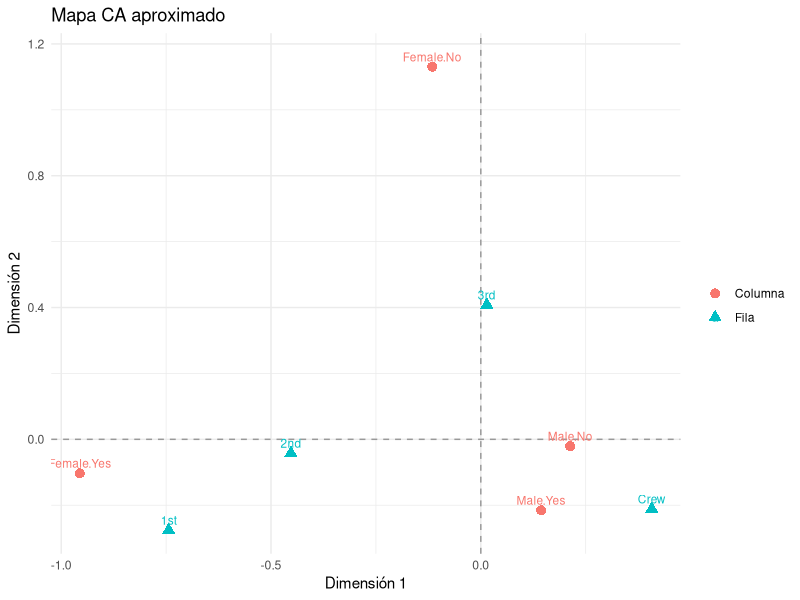

Write the R code that produced this figure.
## ---- chunk 1
#| label: setup
#| message: false
library(tidyverse)
library(knitr)
## ---- chunk 2
titanic <- as.data.frame(Titanic)
tab <- xtabs(Freq ~ Class + Survived, data = titanic)
kable(tab)
kable(round(prop.table(tab), 3))
## ---- chunk 3
chi <- chisq.test(tab)
chi
kable(round(chi$expected, 1))
## ---- chunk 4
kable(round(chi$residuals, 2))
## ---- chunk 5
perfiles_fila <- prop.table(tab, 1)
perfiles_col <- prop.table(tab, 2)
masas_fila <- prop.table(rowSums(tab))
masas_col <- prop.table(colSums(tab))

kable(round(perfiles_fila, 3), caption = "Perfiles fila")
kable(round(perfiles_col, 3), caption = "Perfiles columna")
tibble(fila = names(masas_fila), masa = round(as.numeric(masas_fila), 3)) |>
  kable(caption = "Masas fila")
tibble(columna = names(masas_col), masa = round(as.numeric(masas_col), 3)) |>
  kable(caption = "Masas columna")
## ---- chunk 6
P <- tab / sum(tab)
r <- rowSums(P)
c <- colSums(P)
perfil_f <- sweep(P, 1, r, "/")

chi2_dist_rows <- function(profiles, masses_col) {
  D <- matrix(0, nrow(profiles), nrow(profiles), dimnames = list(rownames(profiles), rownames(profiles)))
  for (i in seq_len(nrow(profiles))) {
    for (h in seq_len(nrow(profiles))) {
      D[i, h] <- sqrt(sum((profiles[i, ] - profiles[h, ])^2 / masses_col))
    }
  }
  D
}

kable(round(chi2_dist_rows(perfil_f, c), 3))
## ---- chunk 7
inercia_total <- as.numeric(chi$statistic) / sum(tab)
inercia_total
## ---- chunk 8
Dr_inv_sqrt <- diag(1 / sqrt(r))
Dc_inv_sqrt <- diag(1 / sqrt(c))
S <- Dr_inv_sqrt %*% (P - r %*% t(c)) %*% Dc_inv_sqrt
kable(round(S, 4))
## ---- chunk 9
sv <- svd(S)
row_coord <- diag(1 / sqrt(r)) %*% sv$u %*% diag(sv$d)
col_coord <- diag(1 / sqrt(c)) %*% sv$v %*% diag(sv$d)
rownames(row_coord) <- rownames(tab)
rownames(col_coord) <- colnames(tab)
colnames(row_coord) <- paste0("Dim", seq_len(ncol(row_coord)))
colnames(col_coord) <- paste0("Dim", seq_len(ncol(col_coord)))

tibble(dimension = paste0("Dim", seq_along(sv$d)), inercia = round(sv$d^2, 5)) |>
  kable()
kable(round(row_coord[, 1, drop = FALSE], 3), caption = "Coordenadas fila")
kable(round(col_coord[, 1, drop = FALSE], 3), caption = "Coordenadas columna")
## ---- chunk 10
tab2 <- xtabs(Freq ~ Class + interaction(Sex, Survived), data = titanic)
kable(tab2)
## ---- chunk 11
ca_manual <- function(tabla) {
  P <- tabla / sum(tabla)
  r <- rowSums(P)
  c <- colSums(P)
  S <- diag(1 / sqrt(r)) %*% (P - r %*% t(c)) %*% diag(1 / sqrt(c))
  sv <- svd(S)
  nf <- min(nrow(tabla) - 1, ncol(tabla) - 1)
  row_coord <- diag(1 / sqrt(r)) %*% sv$u[, seq_len(nf), drop = FALSE] %*% diag(sv$d[seq_len(nf)], nf)
  col_coord <- diag(1 / sqrt(c)) %*% sv$v[, seq_len(nf), drop = FALSE] %*% diag(sv$d[seq_len(nf)], nf)
  rownames(row_coord) <- rownames(tabla)
  rownames(col_coord) <- colnames(tabla)
  list(P = P, r = r, c = c, d = sv$d[seq_len(nf)], row = row_coord, col = col_coord)
}

ca2 <- ca_manual(tab2)
tibble(dimension = paste0("Dim", seq_along(ca2$d)), proporcion = round(ca2$d^2 / sum(ca2$d^2), 3)) |>
  kable()
## ---- chunk 12
bind_rows(
  as_tibble(ca2$row[, 1:2], rownames = "categoria") |> mutate(tipo = "Fila"),
  as_tibble(ca2$col[, 1:2], rownames = "categoria") |> mutate(tipo = "Columna")
) |>
  set_names(c("categoria", "Dim1", "Dim2", "tipo")) |>
  ggplot(aes(Dim1, Dim2, color = tipo, shape = tipo, label = categoria)) +
  geom_hline(yintercept = 0, linetype = "dashed", color = "gray60") +
  geom_vline(xintercept = 0, linetype = "dashed", color = "gray60") +
  geom_point(size = 3) +
  geom_text(nudge_y = 0.03, size = 3) +
  labs(title = "Mapa CA aproximado", x = "Dimensión 1", y = "Dimensión 2", color = "", shape = "") +
  theme_minimal()
## ---- chunk 13
lambda2 <- ca2$d^2
ctr_rows <- sweep(ca2$row^2, 2, lambda2, "/") * as.numeric(ca2$r)
ctr_cols <- sweep(ca2$col^2, 2, lambda2, "/") * as.numeric(ca2$c)
rownames(ctr_rows) <- rownames(tab2)
rownames(ctr_cols) <- colnames(tab2)
kable(round(ctr_rows, 3), caption = "Contribuciones de filas")
kable(round(ctr_cols, 3), caption = "Contribuciones de columnas")
## ---- chunk 14
cos2_rows <- ca2$row^2 / rowSums(ca2$row^2)
cos2_cols <- ca2$col^2 / rowSums(ca2$col^2)
kable(round(cos2_rows, 3), caption = "Cos² de filas")
kable(round(cos2_cols, 3), caption = "Cos² de columnas")
## ---- chunk 15
ca <- FactoMineR::CA(tab2, graph = FALSE)
kable(ca$eig, digits = 3)
kable(ca$row$coord, digits = 3, caption = "Coordenadas fila")
kable(ca$col$coord, digits = 3, caption = "Coordenadas columna")
